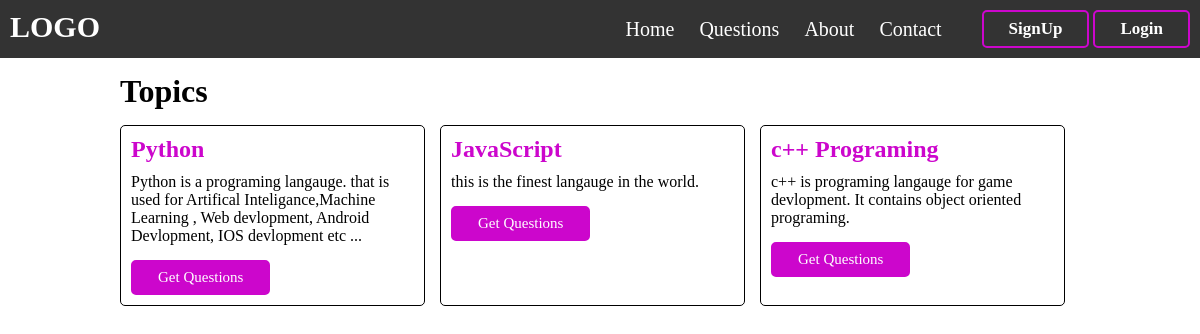
The page / on the database its author committed.
### tables this page shows
CREATE TABLE `topics` (
  `sr` int(11) NOT NULL,
  `topicName` varchar(30) NOT NULL,
  `description` text NOT NULL
);

### index.php (the view, shortened to what this page needs)
<!DOCTYPE html>
<html lang="en">
<head>
    <link rel="stylesheet" href="css/index.css">
    <link rel="stylesheet" href="css/header.css">
    <link rel="stylesheet" href="css/signupandlogin.css">
</head>
<body>
    <div class="container">
            <?php
                require 'header.php';
            ?>
            <div id="mainContent">
                <h1>Topics</h1>
                <div id="topics">
                    <?php
                        require 'assets/config.php';
                        $sql = "SELECT * FROM `topics`";
                        $sqlquery = mysqli_query($connect,$sql);
                        if(mysqli_num_rows($sqlquery) > 0){
                            while($row = mysqli_fetch_assoc($sqlquery)){
                                echo '<div class="topic">
                                    <h2>'.$row['topicName'].'</h2>
                                    <p>'.$row['description'].'</p>
                                    <a href="questions.php?id='.$row['sr'].'" class="gobutton">Get Questions</a>
                                </div>';
                            }
                        }
                        else{
                            echo "<h2>No Record are found</h2>";
                        }
                    ?>
                </div>
            </div>
    </div>
</body>
</html>

### header.php (shortened to what this page needs)
<header>
    <h2>LOGO</h2>
    <div>
        <ul>
            <li><a href="index.php">Home</a></li>
            <li><a href="index.php">Questions</a></li>
            <li><a href="#">About</a></li>
            <li><a href="#">Contact</a></li>
        </ul>
        <div id="loginandsignbutton">
            <?php
                if(isset($_SESSION['loggedin'])){
                    echo '<h3 id="username">'.$_SESSION['username'].'</h3>';
                    echo '<div class="logout">LogOut</div>';
                }
                else{
                    echo '<button id="signup">SignUp</button>
                    <button id="login">Login</button>';
                }
            ?>
        </div>
    </div>
</header>

### css/index.css (style rules this page uses)
#mainContent { width: 80%; margin: 15px auto; }
#topics { display: flex; margin-top: 15px; flex-wrap: wrap; }
#topics .topic { width: 305px; margin-right: 15px; margin-bottom: 15px; border: 1px solid black; padding: 10px; border-radius: 5px; }
#topics .topic h2 { color: var(--main-color); margin-bottom: 10px; }
#topics .topic .gobutton { border: 2px solid var(--main-color); border-radius: 5px; padding: 7px 25px; background-color: var(--main-color); margin-top: 15px; color: #fff; font-size: 15px; transition: all 0.3s ease; display: inline-block; text-decoration: none; }

### css/header.css (style rules this page uses)
* { margin: 0px; padding: 0px; font-family: "Calibri"; box-sizing: border-box; }
:root { --main-color:rgb(204, 6, 204); }
header { display: flex; justify-content: space-between; padding: 10px; background-color: #333;; }
header > div { display: flex; }
header h2 { font-size: 30px; color: #fff;; }
header ul { display: flex; list-style: none; margin-top: 8px; margin-right: 15px;; }
header ul li { margin-right: 25px; }
header ul li a { color: #fff; text-decoration: none;; font-size: 20px;; }
header button { border: 2px solid var(--main-color); background: transparent; border-radius: 5px; padding: 7px 25px;; color: #fff; font-size: 17px; cursor: pointer; font-weight: bold; transition: all 0.3s ease; }

### rows shown on the page
topics: topicName "Python", description "Python is a programing langauge. that is used for Artifical Inteligance,Machine Learning , Web devlopment, Android Devlopment, IOS devlopment etc ..."
topics: topicName "JavaScript", description "this is the finest langauge in the world."
topics: topicName "c++ Programing", description "c++ is programing langauge for game devlopment. It contains object oriented programing."
